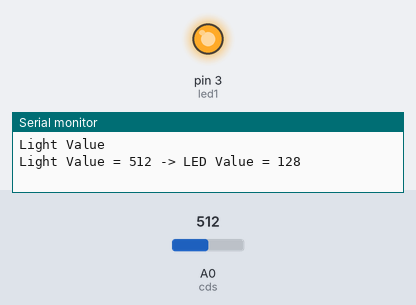
Bench run of a sketch on a simulated Arduino Uno, built with avr-gcc and run on an emulated ATmega328P. Parts: output pins drawn as LEDs (lit = HIGH), the last lines printed to the serial monitor. Inputs (shaded band) come from the test bench; at power-on: A0 (cds) = 512.

Above: at 2.8 s.
2.9 s: A0 (cds) set to 416
5.6 s: A0 (cds) set to 391
At 6.8 s:
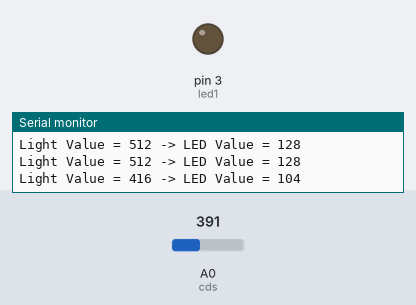
8.3 s: A0 (cds) set to 511
At 11.1 s:
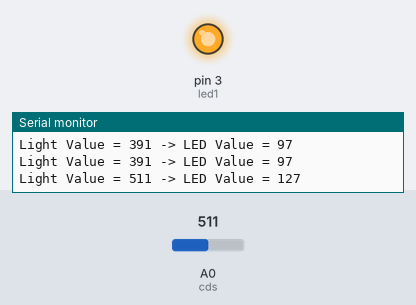
11.5 s: A0 (cds) set to 306
At 12.7 s:
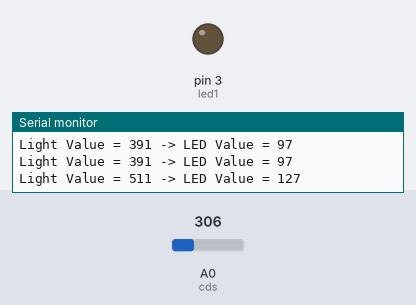
Timing chart, 0 to 14.5 s (numbered marks = the images above; inputs shaded):
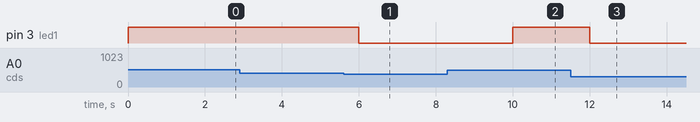

Measured:
- the behaviour switches between 400 and 399 on A0 (cds) (found by bisection; images 0 and 1)
- after the input at 5.6 s, pin 3 (led1): HIGH → LOW after 0.40 s
- after the input at 8.3 s, pin 3 (led1): LOW → HIGH after 1.7 s
- after the input at 11.5 s, pin 3 (led1): HIGH → LOW after 0.50 s

The sketch:

AnalogInputEx2.ino
```cpp
#define cds A0
#define led1 3
#define led2 5
#define led3 6
#define led4 11

void setup(){
  pinMode(cds,INPUT);
  pinMode(led1,OUTPUT);
  Serial.begin(9600);
  Serial.println("Light Value");
}

void loop(){
  unsigned int Lvalue = analogRead(cds); //0~1023
  int pValue = Lvalue /4; //10bit로 받은 값을 8bit로 바꾸기 위해서.0~255
  if(pValue > 100)
  {
    digitalWrite(led1,HIGH);
    digitalWrite(led2,HIGH);
    digitalWrite(led3,HIGH);
    digitalWrite(led4,HIGH);
    delay(1000);
  }
  if(pValue >= 70 && pValue < 100)
  {
    digitalWrite(led1,LOW);
    digitalWrite(led2,HIGH);
    digitalWrite(led3,HIGH);
    digitalWrite(led4,HIGH);
    delay(1000);
  }
  if(pValue >= 40 && pValue < 70)
  {
    digitalWrite(led1,LOW);
    digitalWrite(led2,LOW);
    digitalWrite(led3,HIGH);
    digitalWrite(led4,HIGH);
    delay(1000);
  }
  if(pValue >= 20 && pValue < 40)
  {
    digitalWrite(led1,LOW);
    digitalWrite(led2,LOW);
    digitalWrite(led3,LOW);
    digitalWrite(led4,HIGH);
    delay(1000);
  }
  if(pValue >= 0 && pValue < 20)
  {
    digitalWrite(led1,LOW);
    digitalWrite(led2,LOW);
    digitalWrite(led3,LOW);
    digitalWrite(led4,LOW);
    delay(1000);
  }
  Serial.print("Light Value = ");
  Serial.print(Lvalue);
  Serial.print(" -> LED Value = ");
  Serial.println(pValue);
  delay(1000);
}
```
